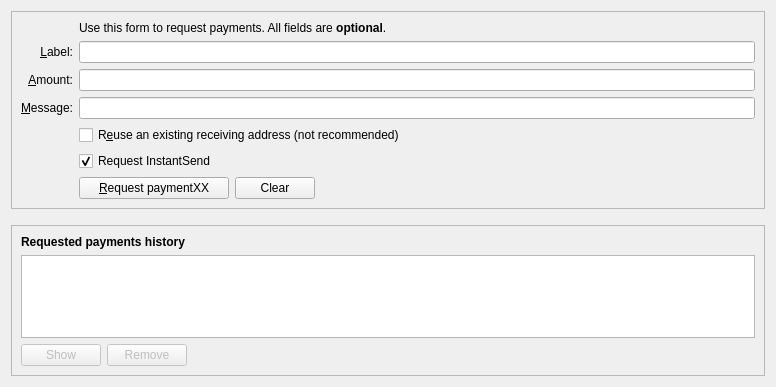
<?xml version="1.0" encoding="UTF-8"?>
<ui version="4.0">
 <class>ReceiveCoinsDialog</class>
 <widget class="QWidget" name="ReceiveCoinsDialog">
  <property name="geometry">
   <rect>
    <x>0</x>
    <y>0</y>
    <width>776</width>
    <height>387</height>
   </rect>
  </property>
  <layout class="QVBoxLayout" name="verticalLayout" stretch="0,0,1">
   <item>
    <widget class="QFrame" name="frame2">
     <property name="sizePolicy">
      <sizepolicy hsizetype="Preferred" vsizetype="Expanding">
       <horstretch>0</horstretch>
       <verstretch>0</verstretch>
      </sizepolicy>
     </property>
     <property name="frameShape">
      <enum>QFrame::StyledPanel</enum>
     </property>
     <property name="frameShadow">
      <enum>QFrame::Sunken</enum>
     </property>
     <layout class="QVBoxLayout" name="verticalLayout_3">
      <item>
       <layout class="QGridLayout" name="gridLayout">
        <item row="7" column="2">
         <widget class="QCheckBox" name="reuseAddress">
          <property name="toolTip">
           <string>Reuse one of the previously used receiving addresses.&lt;br&gt;Reusing addresses has security and privacy issues.&lt;br&gt;Do not use this unless re-generating a payment request made before.</string>
          </property>
          <property name="text">
           <string>R&amp;euse an existing receiving address (not recommended)</string>
          </property>
         </widget>
        </item>
        <item row="7" column="0">
         <widget class="QLabel" name="label_4">
          <property name="text">
           <string/>
          </property>
         </widget>
        </item>
        <item row="6" column="0">
         <widget class="QLabel" name="label_3">
          <property name="toolTip">
           <string>An optional message to attach to the payment request, which will be displayed when the request is opened. Note: The message will not be sent with the payment over the Zozocoin network.</string>
          </property>
          <property name="text">
           <string>&amp;Message:</string>
          </property>
          <property name="alignment">
           <set>Qt::AlignRight|Qt::AlignTrailing|Qt::AlignVCenter</set>
          </property>
          <property name="buddy">
           <cstring>reqMessage</cstring>
          </property>
         </widget>
        </item>
        <item row="4" column="2">
         <widget class="QLineEdit" name="reqLabel">
          <property name="toolTip">
           <string>An optional label to associate with the new receiving address.</string>
          </property>
         </widget>
        </item>
        <item row="6" column="2">
         <widget class="QLineEdit" name="reqMessage">
          <property name="toolTip">
           <string>An optional message to attach to the payment request, which will be displayed when the request is opened.&lt;br&gt;Note: The message will not be sent with the payment over the Zozocoin network.</string>
          </property>
         </widget>
        </item>
        <item row="2" column="2">
         <widget class="QLabel" name="label_5">
          <property name="text">
           <string>Use this form to request payments. All fields are &lt;b&gt;optional&lt;/b&gt;.</string>
          </property>
         </widget>
        </item>
        <item row="4" column="0">
         <widget class="QLabel" name="label_2">
          <property name="toolTip">
           <string>An optional label to associate with the new receiving address.</string>
          </property>
          <property name="text">
           <string>&amp;Label:</string>
          </property>
          <property name="alignment">
           <set>Qt::AlignRight|Qt::AlignTrailing|Qt::AlignVCenter</set>
          </property>
          <property name="buddy">
           <cstring>reqLabel</cstring>
          </property>
         </widget>
        </item>
        <item row="5" column="0">
         <widget class="QLabel" name="label">
          <property name="toolTip">
           <string>An optional amount to request. Leave this empty or zero to not request a specific amount.</string>
          </property>
          <property name="text">
           <string>&amp;Amount:</string>
          </property>
          <property name="alignment">
           <set>Qt::AlignRight|Qt::AlignTrailing|Qt::AlignVCenter</set>
          </property>
          <property name="buddy">
           <cstring>reqAmount</cstring>
          </property>
         </widget>
        </item>
        <item row="5" column="2">
         <widget class="BitcoinAmountField" name="reqAmount">
          <property name="minimumSize">
           <size>
            <width>80</width>
            <height>0</height>
           </size>
          </property>
          <property name="toolTip">
           <string>An optional amount to request. Leave this empty or zero to not request a specific amount.</string>
          </property>
         </widget>
        </item>
        <item row="9" column="2">
         <layout class="QHBoxLayout" name="horizontalLayout">
          <item>
           <widget class="QPushButton" name="receiveButton">
            <property name="minimumSize">
             <size>
              <width>150</width>
              <height>0</height>
             </size>
            </property>
            <property name="text">
             <string>&amp;Request paymentXX</string>
            </property>
           </widget>
          </item>
          <item>
           <widget class="QPushButton" name="clearButton">
            <property name="sizePolicy">
             <sizepolicy hsizetype="Minimum" vsizetype="Fixed">
              <horstretch>0</horstretch>
              <verstretch>0</verstretch>
             </sizepolicy>
            </property>
            <property name="toolTip">
             <string>Clear all fields of the form.</string>
            </property>
            <property name="text">
             <string>Clear</string>
            </property>
            <property name="autoDefault">
             <bool>false</bool>
            </property>
           </widget>
          </item>
          <item>
           <spacer name="horizontalSpacer">
            <property name="orientation">
             <enum>Qt::Horizontal</enum>
            </property>
            <property name="sizeHint" stdset="0">
             <size>
              <width>40</width>
              <height>20</height>
             </size>
            </property>
           </spacer>
          </item>
         </layout>
        </item>
        <item row="9" column="0">
         <widget class="QLabel" name="label_7">
          <property name="text">
           <string/>
          </property>
         </widget>
        </item>
        <item row="8" column="2">
         <widget class="QCheckBox" name="checkUseInstantSend">
          <property name="text">
           <string>Request InstantSend</string>
          </property>
          <property name="checked">
           <bool>true</bool>
          </property>
         </widget>
        </item>
       </layout>
      </item>
     </layout>
    </widget>
   </item>
   <item>
    <spacer name="verticalSpacer_2">
     <property name="orientation">
      <enum>Qt::Vertical</enum>
     </property>
     <property name="sizeHint" stdset="0">
      <size>
       <width>20</width>
       <height>10</height>
      </size>
     </property>
    </spacer>
   </item>
   <item>
    <widget class="QFrame" name="frame">
     <property name="sizePolicy">
      <sizepolicy hsizetype="Preferred" vsizetype="Expanding">
       <horstretch>0</horstretch>
       <verstretch>0</verstretch>
      </sizepolicy>
     </property>
     <property name="frameShape">
      <enum>QFrame::StyledPanel</enum>
     </property>
     <property name="frameShadow">
      <enum>QFrame::Raised</enum>
     </property>
     <layout class="QVBoxLayout" name="verticalLayout_2">
      <item>
       <widget class="QLabel" name="label_6">
        <property name="font">
         <font>
          <weight>75</weight>
          <bold>true</bold>
         </font>
        </property>
        <property name="text">
         <string>Requested payments history</string>
        </property>
       </widget>
      </item>
      <item>
       <widget class="QTableView" name="recentRequestsView">
        <property name="contextMenuPolicy">
         <enum>Qt::CustomContextMenu</enum>
        </property>
        <property name="tabKeyNavigation">
         <bool>false</bool>
        </property>
        <property name="sortingEnabled">
         <bool>true</bool>
        </property>
       </widget>
      </item>
      <item>
       <layout class="QHBoxLayout" name="horizontalLayout_2">
        <item>
         <widget class="QPushButton" name="showRequestButton">
          <property name="enabled">
           <bool>false</bool>
          </property>
          <property name="toolTip">
           <string>Show the selected request (does the same as double clicking an entry)</string>
          </property>
          <property name="text">
           <string>Show</string>
          </property>
          <property name="autoDefault">
           <bool>false</bool>
          </property>
         </widget>
        </item>
        <item>
         <widget class="QPushButton" name="removeRequestButton">
          <property name="enabled">
           <bool>false</bool>
          </property>
          <property name="toolTip">
           <string>Remove the selected entries from the list</string>
          </property>
          <property name="text">
           <string>Remove</string>
          </property>
          <property name="autoDefault">
           <bool>false</bool>
          </property>
         </widget>
        </item>
        <item>
         <spacer name="horizontalSpacer_2">
          <property name="orientation">
           <enum>Qt::Horizontal</enum>
          </property>
          <property name="sizeHint" stdset="0">
           <size>
            <width>40</width>
            <height>20</height>
           </size>
          </property>
         </spacer>
        </item>
       </layout>
      </item>
     </layout>
    </widget>
   </item>
  </layout>
 </widget>
 <customwidgets>
  <customwidget>
   <class>BitcoinAmountField</class>
   <extends>QLineEdit</extends>
   <header>bitcoinamountfield.h</header>
   <container>1</container>
  </customwidget>
 </customwidgets>
 <tabstops>
  <tabstop>reqLabel</tabstop>
  <tabstop>reqAmount</tabstop>
  <tabstop>reqMessage</tabstop>
  <tabstop>reuseAddress</tabstop>
  <tabstop>receiveButton</tabstop>
  <tabstop>clearButton</tabstop>
  <tabstop>recentRequestsView</tabstop>
  <tabstop>showRequestButton</tabstop>
  <tabstop>removeRequestButton</tabstop>
 </tabstops>
 <resources>
  <include location="../zozocoin.qrc"/>
 </resources>
 <connections/>
</ui>
